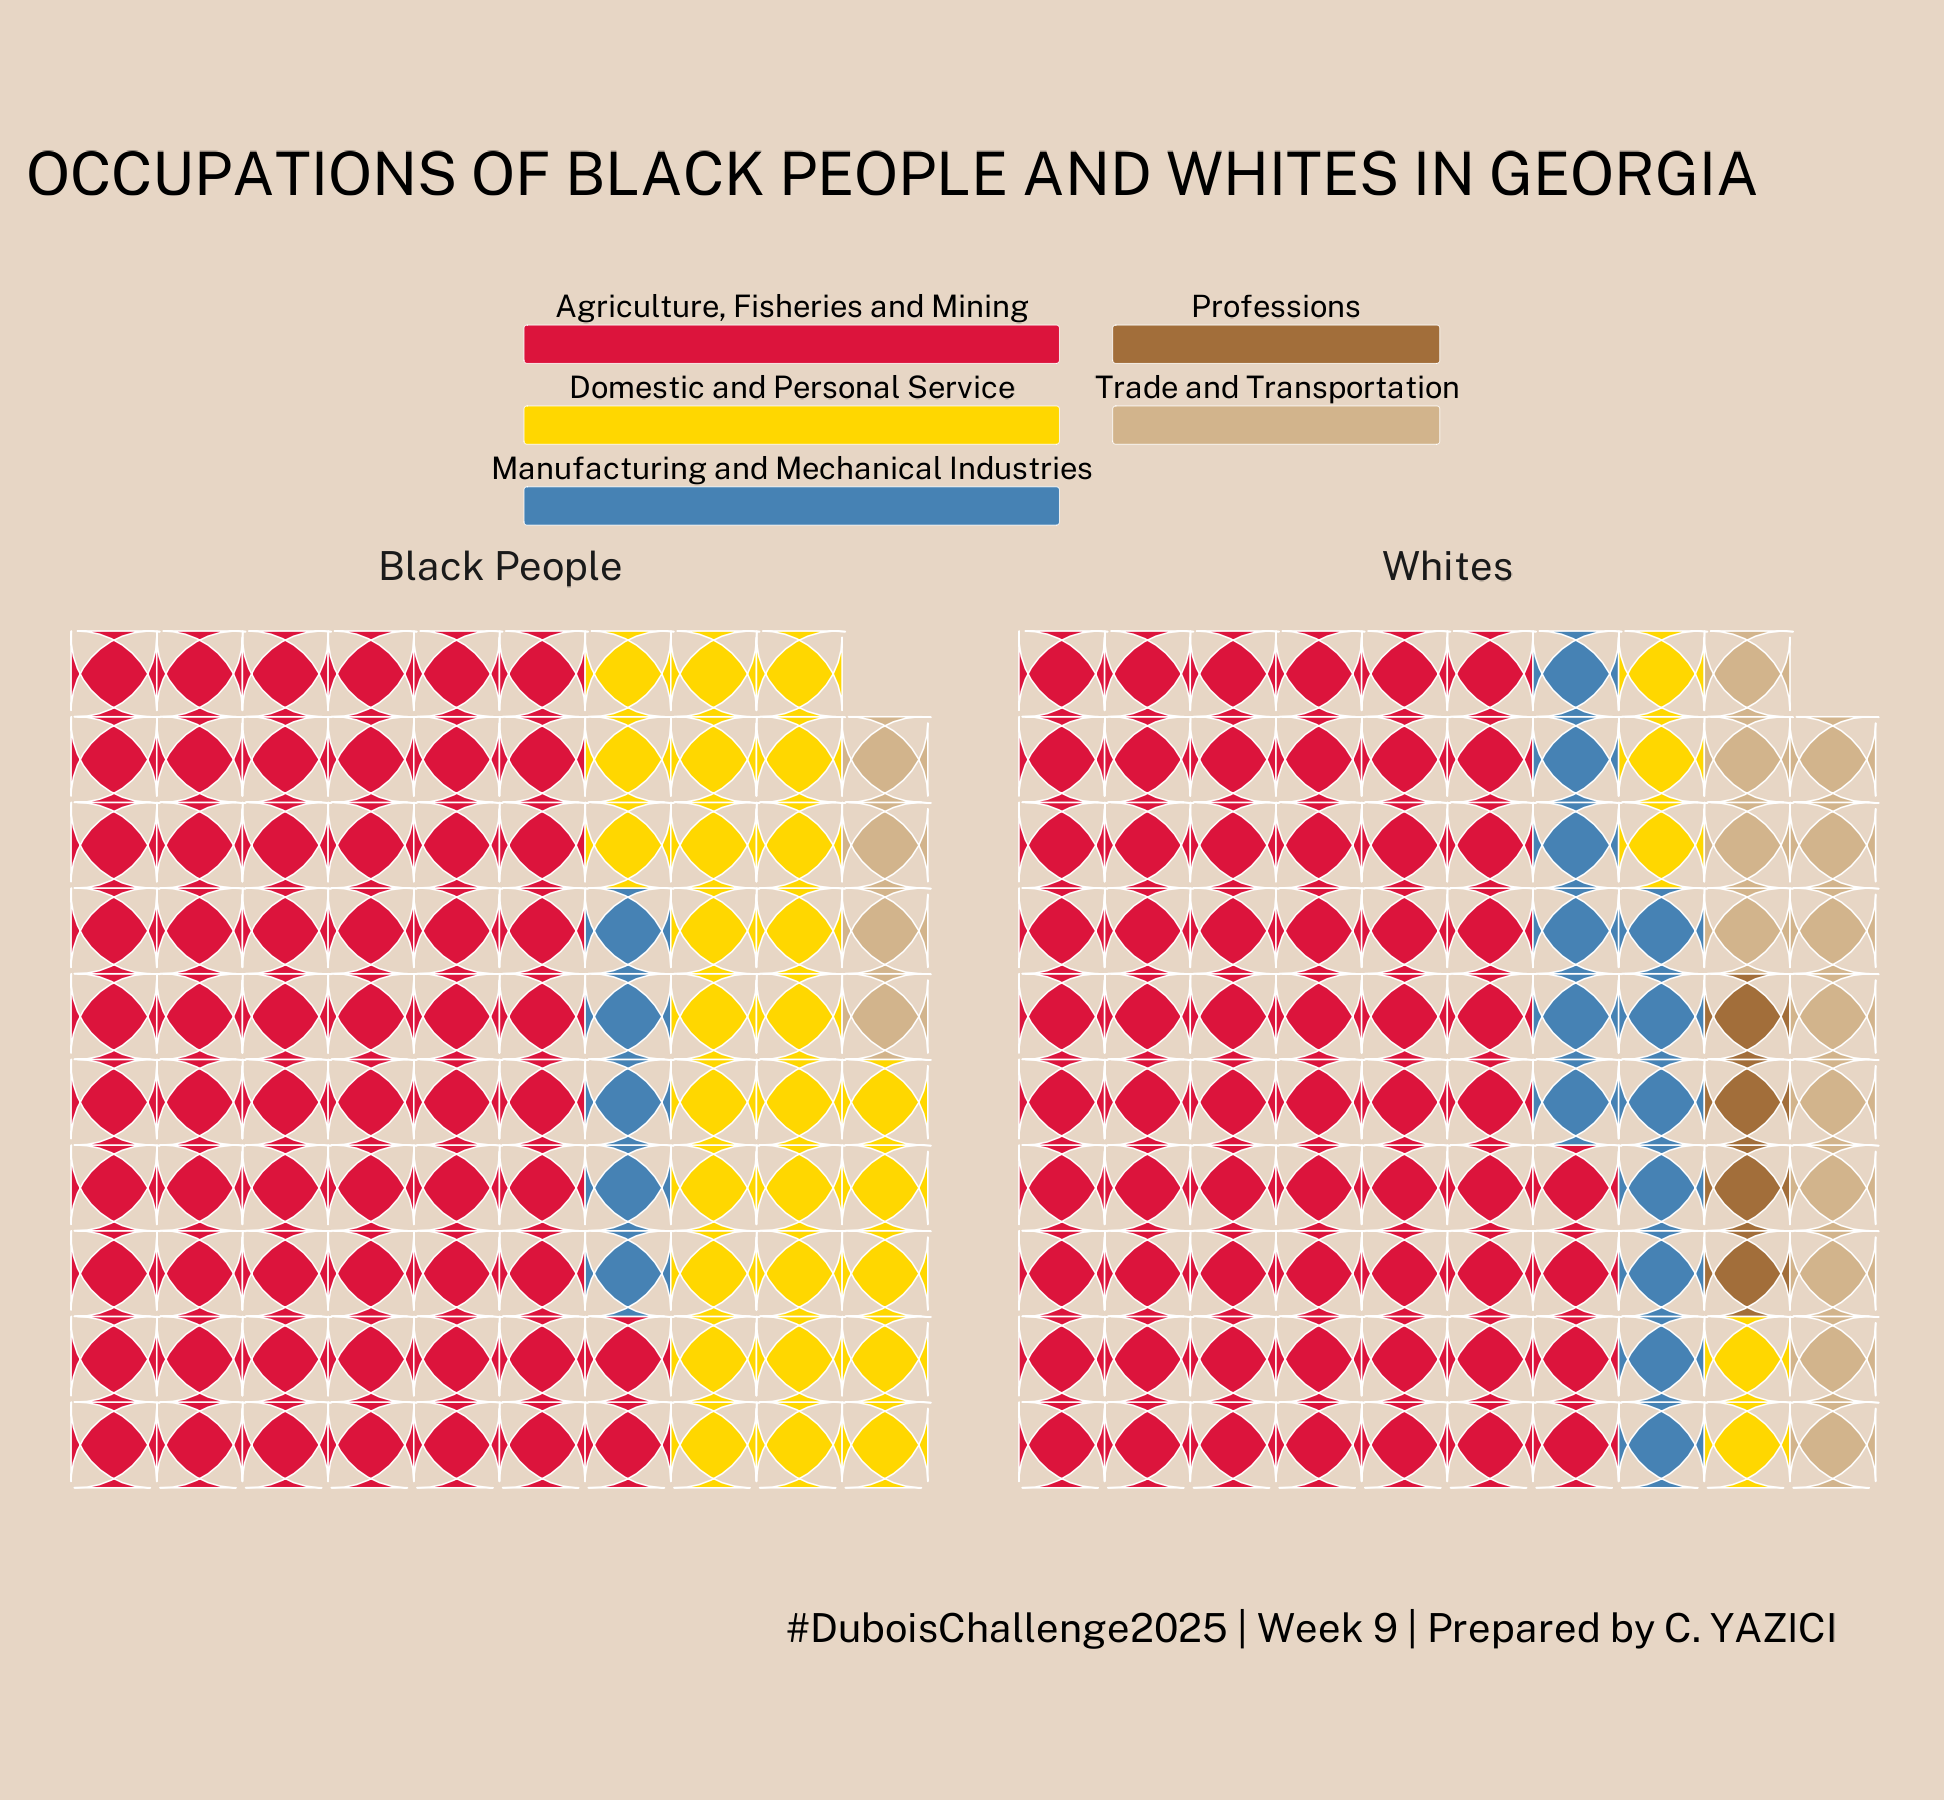

Source code (R):
library(tidyverse)
library(readxl)
library(janitor)
library(showtext)
library(waffle)
library(paletteer)

font_add_google('Public Sans', 'ps')
showtext_auto()


data9 <- read_csv("data.csv") %>%
  clean_names() %>%
  mutate(group = ifelse(group == "Negroes", "Black People", group))
         


p <- ggplot() +
  geom_waffle(data9,  mapping = aes(fill = occupation, values = percentage),
              n_rows = 10, size = 0.73, colour = "white",
              radius = grid::unit(2.8, "cm")) +
  facet_grid(~group) +
  coord_equal() +
  scale_fill_manual(values=c("Agriculture, Fisheries and Mining" = "#dc143c",
                                 "Manufacturing and Mechanical Industries" = "#4682b4", 
                                 "Domestic and Personal Service" = "#ffd700", 
                                 "Professions" = "#a26e3a", 
                                 "Trade and Transportation" = "#d2b48c")) +
  labs(fill = "",
       title = "OCCUPATIONS OF BLACK PEOPLE AND WHITES IN GEORGIA",
       caption = "#DuboisChallenge2025 | Week 9 | Prepared by C. YAZICI"
       ) +
  theme(legend.position = "top",
        panel.background = element_rect(fill = "#e7d6c5", color = NA),
        plot.background = element_rect(fill = "#e7d6c5", color = NA), 
        panel.border = element_rect(colour = NA, fill = NA),
        panel.grid = element_blank(),
        axis.ticks = element_blank(),
        axis.title = element_blank(),
        axis.text = element_blank(),
        legend.direction = "horizontal",
        legend.key.width = unit(1.2, 'cm'),
        legend.key.height = unit(1.5, 'cm'),
        legend.text = element_text(family = "ps", size = 23),
        legend.background = element_rect(fill = "#e7d6c5", color = NA),
        strip.text = element_text(family = "ps", size = 30),
        strip.background = element_rect(fill = "#e7d6c5", color = NA),
        plot.title = element_text(family = "ps", size = 45,
                                  margin = margin(b = 80, unit = "pt")),
        plot.title.position = "plot",
        plot.caption = element_text(family = "ps", size = 30, hjust = 0.9,
                                    margin = margin(t = 80, unit = "pt")),
        plot.margin = unit(c(0.5, 0.9, 0.5, 0.9), "cm")
        ) +
  guides(fill = guide_legend(label.position = "top", title.hjust = 0.5,
                             nrow = 3)) 


ggsave("Week 9_version2.png", p, width = 27, height = 25, dpi = 72)


                    
